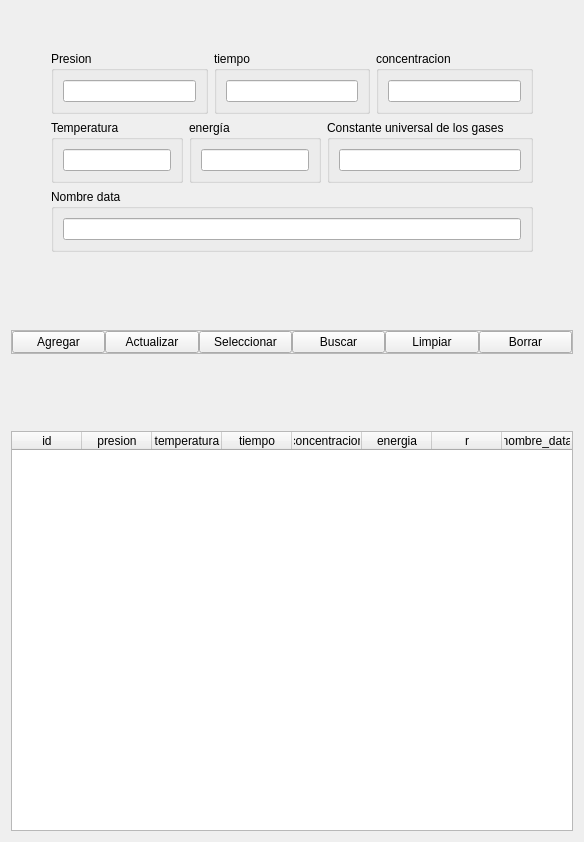
              <widget class="QWidget" name="u_tab">
               <attribute name="title">
                <string>Configuracion unidades</string>
               </attribute>
               <layout class="QVBoxLayout" name="verticalLayout_36">
                <item>
                 <spacer name="verticalSpacer_43">
                  <property name="orientation">
                   <enum>Qt::Vertical</enum>
                  </property>
                  <property name="sizeHint" stdset="0">
                   <size>
                    <width>20</width>
                    <height>40</height>
                   </size>
                  </property>
                 </spacer>
                </item>
                <item>
                 <layout class="QHBoxLayout" name="horizontalLayout_74">
                  <item>
                   <spacer name="horizontalSpacer_67">
                    <property name="orientation">
                     <enum>Qt::Horizontal</enum>
                    </property>
                    <property name="sizeHint" stdset="0">
                     <size>
                      <width>40</width>
                      <height>20</height>
                     </size>
                    </property>
                   </spacer>
                  </item>
                  <item>
                   <layout class="QVBoxLayout" name="verticalLayout_35">
                    <item>
                     <layout class="QHBoxLayout" name="horizontalLayout_72">
                      <item>
                       <widget class="QGroupBox" name="groupBox_8">
                        <property name="title">
                         <string>Presion</string>
                        </property>
                        <layout class="QHBoxLayout" name="horizontalLayout_66">
                         <item>
                          <widget class="QLineEdit" name="presion_u_edit"/>
                         </item>
                        </layout>
                       </widget>
                      </item>
                      <item>
                       <widget class="QGroupBox" name="groupBox_9">
                        <property name="title">
                         <string>tiempo</string>
                        </property>
                        <layout class="QHBoxLayout" name="horizontalLayout_68">
                         <item>
                          <widget class="QLineEdit" name="tiempo_u_edit">
                           <property name="text">
                            <string/>
                           </property>
                          </widget>
                         </item>
                        </layout>
                       </widget>
                      </item>
                      <item>
                       <widget class="QGroupBox" name="groupBox_7">
                        <property name="title">
                         <string>concentracion</string>
                        </property>
                        <layout class="QHBoxLayout" name="horizontalLayout_70">
                         <item>
                          <widget class="QLineEdit" name="concentracion_u_edit">
                           <property name="text">
                            <string/>
                           </property>
                          </widget>
                         </item>
                        </layout>
                       </widget>
                      </item>
                     </layout>
                    </item>
                    <item>
                     <layout class="QHBoxLayout" name="horizontalLayout_73">
                      <item>
                       <widget class="QGroupBox" name="groupBox_6">
                        <property name="title">
                         <string>Temperatura</string>
                        </property>
                        <layout class="QHBoxLayout" name="horizontalLayout_67">
                         <item>
                          <widget class="QLineEdit" name="temperatura_u_edit"/>
                         </item>
                        </layout>
                       </widget>
                      </item>
                      <item>
                       <widget class="QGroupBox" name="groupBox_10">
                        <property name="title">
                         <string>energía</string>
                        </property>
                        <layout class="QHBoxLayout" name="horizontalLayout_69">
                         <item>
                          <widget class="QLineEdit" name="energia_u_edit">
                           <property name="text">
                            <string/>
                           </property>
                          </widget>
                         </item>
                        </layout>
                       </widget>
                      </item>
                      <item>
                       <widget class="QGroupBox" name="groupBox_11">
                        <property name="title">
                         <string>Constante universal de los gases</string>
                        </property>
                        <layout class="QHBoxLayout" name="horizontalLayout_71">
                         <item>
                          <widget class="QLineEdit" name="r_u_edit">
                           <property name="text">
                            <string/>
                           </property>
                          </widget>
                         </item>
                        </layout>
                       </widget>
                      </item>
                     </layout>
                    </item>
                    <item>
                     <widget class="QGroupBox" name="groupBox_14">
                      <property name="title">
                       <string>Nombre data</string>
                      </property>
                      <layout class="QVBoxLayout" name="verticalLayout_37">
                       <item>
                        <widget class="QLineEdit" name="nombre_data_u_edit">
                         <property name="text">
                          <string/>
                         </property>
                        </widget>
                       </item>
                      </layout>
                     </widget>
                    </item>
                    <item>
                     <layout class="QHBoxLayout" name="horizontalLayout_58">
                      <property name="spacing">
                       <number>0</number>
                      </property>
                     </layout>
                    </item>
                   </layout>
                  </item>
                  <item>
                   <spacer name="horizontalSpacer_68">
                    <property name="orientation">
                     <enum>Qt::Horizontal</enum>
                    </property>
                    <property name="sizeHint" stdset="0">
                     <size>
                      <width>40</width>
                      <height>20</height>
                     </size>
                    </property>
                   </spacer>
                  </item>
                 </layout>
                </item>
                <item>
                 <spacer name="verticalSpacer_42">
                  <property name="orientation">
                   <enum>Qt::Vertical</enum>
                  </property>
                  <property name="sizeHint" stdset="0">
                   <size>
                    <width>20</width>
                    <height>72</height>
                   </size>
                  </property>
                 </spacer>
                </item>
                <item>
                 <widget class="QFrame" name="funciones_frame_u">
                  <property name="frameShape">
                   <enum>QFrame::StyledPanel</enum>
                  </property>
                  <property name="frameShadow">
                   <enum>QFrame::Raised</enum>
                  </property>
                  <layout class="QHBoxLayout" name="horizontalLayout_59">
                   <property name="spacing">
                    <number>0</number>
                   </property>
                   <property name="leftMargin">
                    <number>0</number>
                   </property>
                   <property name="topMargin">
                    <number>0</number>
                   </property>
                   <property name="rightMargin">
                    <number>0</number>
                   </property>
                   <property name="bottomMargin">
                    <number>0</number>
                   </property>
                   <item>
                    <widget class="QPushButton" name="agregar_ru_btn">
                     <property name="text">
                      <string>Agregar</string>
                     </property>
                    </widget>
                   </item>
                   <item>
                    <widget class="QPushButton" name="actualizar_ru_btn">
                     <property name="text">
                      <string>Actualizar</string>
                     </property>
                    </widget>
                   </item>
                   <item>
                    <widget class="QPushButton" name="seleccionar_ru_btn">
                     <property name="text">
                      <string>Seleccionar</string>
                     </property>
                    </widget>
                   </item>
                   <item>
                    <widget class="QPushButton" name="buscar_ru_btn">
                     <property name="text">
                      <string>Buscar</string>
                     </property>
                    </widget>
                   </item>
                   <item>
                    <widget class="QPushButton" name="limpiar_ru_btn">
                     <property name="text">
                      <string>Limpiar</string>
                     </property>
                    </widget>
                   </item>
                   <item>
                    <widget class="QPushButton" name="borrar_ru_btn">
                     <property name="text">
                      <string>Borrar</string>
                     </property>
                    </widget>
                   </item>
                  </layout>
                 </widget>
                </item>
                <item>
                 <spacer name="verticalSpacer_41">
                  <property name="orientation">
                   <enum>Qt::Vertical</enum>
                  </property>
                  <property name="sizeHint" stdset="0">
                   <size>
                    <width>20</width>
                    <height>71</height>
                   </size>
                  </property>
                 </spacer>
                </item>
                <item>
                 <widget class="QTableWidget" name="registro_unidades_tabla">
                  <property name="minimumSize">
                   <size>
                    <width>0</width>
                    <height>400</height>
                   </size>
                  </property>
                  <property name="focusPolicy">
                   <enum>Qt::NoFocus</enum>
                  </property>
                  <property name="showGrid">
                   <bool>false</bool>
                  </property>
                  <attribute name="horizontalHeaderMinimumSectionSize">
                   <number>50</number>
                  </attribute>
                  <attribute name="horizontalHeaderDefaultSectionSize">
                   <number>70</number>
                  </attribute>
                  <attribute name="horizontalHeaderStretchLastSection">
                   <bool>true</bool>
                  </attribute>
                  <attribute name="verticalHeaderVisible">
                   <bool>false</bool>
                  </attribute>
                  <column>
                   <property name="text">
                    <string>id</string>
                   </property>
                  </column>
                  <column>
                   <property name="text">
                    <string>presion</string>
                   </property>
                  </column>
                  <column>
                   <property name="text">
                    <string>temperatura</string>
                   </property>
                  </column>
                  <column>
                   <property name="text">
                    <string>tiempo</string>
                   </property>
                  </column>
                  <column>
                   <property name="text">
                    <string>concentracion</string>
                   </property>
                  </column>
                  <column>
                   <property name="text">
                    <string>energia</string>
                   </property>
                  </column>
                  <column>
                   <property name="text">
                    <string>r</string>
                   </property>
                  </column>
                  <column>
                   <property name="text">
                    <string>nombre_data</string>
                   </property>
                  </column>
                 </widget>
                </item>
               </layout>
              </widget>
